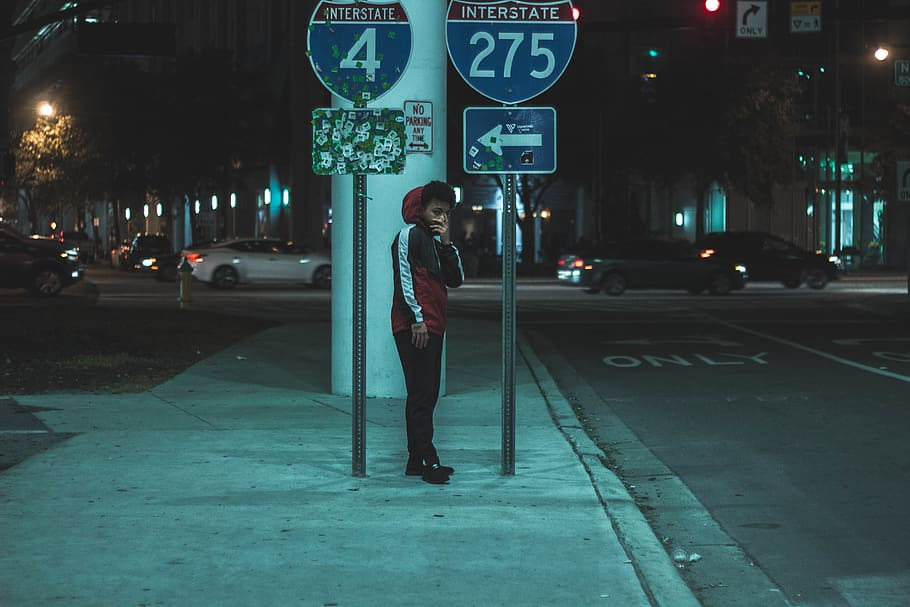
//> input picture rappa.jpg, 910 x 607 px
$ ./travisFilter rappa.jpg   (built with g++ and OpenCV 4)
//> lines starting //> are read from the running program, lines starting //| are printed output that depends on the picture
#include <iostream>
#include <opencv2/opencv.hpp>
#include <experimental/random> // for randint function
//  NOT "using namespace std;" here, to avoid collisions between the beta variable and std::beta in c++17
using std::cout;
using std::endl;
using namespace cv;

//parameters for
#define ALPHA 90 // contrast
#define BETA 60 // brightness
#define GAMMA 100 // gamma-correction
#define ADD_YELLOW_DEPTH 20 // adding yellow tone
#define GRAIN_DEPTH 50 // grain
#define INPUT_PHOTO_PATH "rappa.jpg"
#define OUTPUT_PHOTO_PATH "output.jpg"

namespace travisFilter {
void correction(Mat &img, double alpha_, int beta_,
		double gamma_);

void addYellow(Mat& img, int depth);

void grain (Mat& img, int depth);
}

int main(int argc, char **argv) {
	try {
	using namespace travisFilter;

	if (argc == 1) {
		std::string path = INPUT_PHOTO_PATH;
	} else {
		std::string path = argv[1];
	}

	Mat img_original = imread(INPUT_PHOTO_PATH), img_corrected;
//> img_original is the input picture: 607 rows x 910 cols, CV_8UC3; mean B, G, R 75.6, 74.6, 50.7
	cout << "Filtering " << INPUT_PHOTO_PATH << "\n";

	//resize(img_original, img_original, Size(0, 0), 0.5, 0.5, INTER_LINEAR);
	if (img_original.empty()) {
		cout << "Could not open or find the image!\n" << endl;
		return -1;
	}

	img_corrected = img_original.clone();

//brightness and contrast filter
	travisFilter::correction(img_corrected, ALPHA / 100.0, BETA - 100, GAMMA / 100.0);

//adding random noises
	grain(img_corrected, GRAIN_DEPTH);

// adding some yellow tone
	addYellow(img_corrected, ADD_YELLOW_DEPTH);

// blur
	GaussianBlur( img_corrected, img_corrected, Size( 1, 1 ), 0, 0);

	cout << "Results in " << OUTPUT_PHOTO_PATH << "\n";
	imwrite(OUTPUT_PHOTO_PATH, img_corrected);
	return 0;
	} catch (std::exception stdException) {
		cout << stdException.what() << "\n";
	} catch (cv::Exception cvException) {
		cout << cvException.what() << "\n";
	} catch (...) {
		cout << "unknown error\n";
	}
}

void travisFilter::correction(Mat &img,  double alpha_, int beta_,
		double gamma_) {
//> called with alpha_ = 0.9, beta_ = -40, gamma_ = 1
	Mat res1;
	img.convertTo(res1, -1, alpha_, beta_);
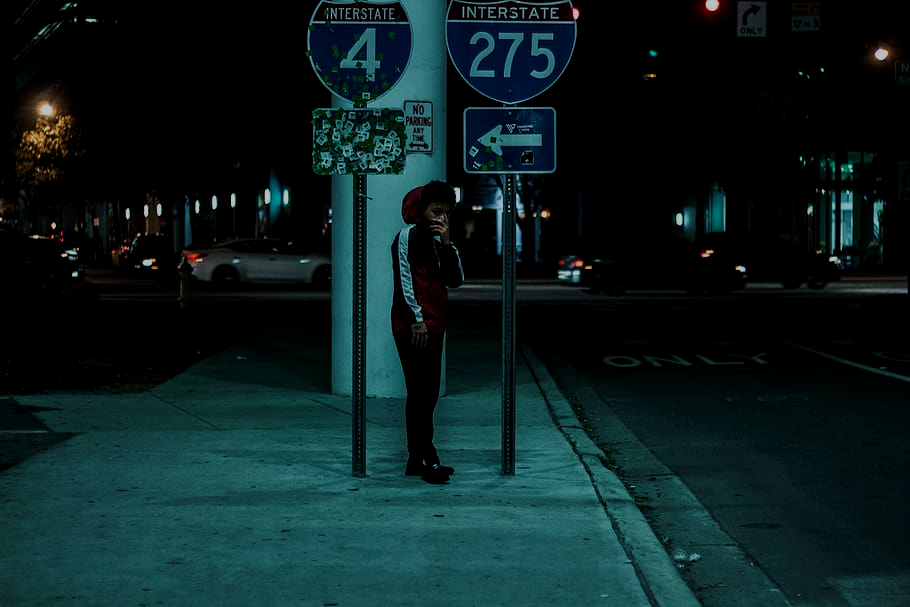
//> res1: 607 rows x 910 cols, CV_8UC3; mean B, G, R 32.4, 31.4, 11.2
	CV_Assert(gamma_ >= 0);
	Mat lookUpTable(1, 256, CV_8U);
	uchar *p = lookUpTable.ptr();
	for (int i = 0; i < 256; ++i)
		p[i] = saturate_cast<uchar>(pow(i / 255.0, gamma_) * 255.0);
	Mat res = img.clone();
	LUT(res1, lookUpTable, res);
	img = res.clone();
}

void travisFilter::grain(Mat& img, int depth) {
//> called with depth = 50

	using namespace std::experimental::fundamentals_v2;

	for (int i = 0; i < img.rows; i++)
			for (int j = 0; j < img.cols; j++) {
				(-depth, depth);
				int a = img.at<Vec3b>(i, j)[0]
						+ randint(-1 * depth,	depth),

					b = img.at<Vec3b>(i, j)[1]
						+ randint(-1 * depth, depth)/2,

					c = img.at<Vec3b>(i, j)[2]
						+ randint(-1 * depth, depth)/1.5;

				if (a < 0) 	a = 0;
				if (b < 0) b = 0;
				if (c < 0) c = 0;
				if (a > UCHAR_MAX) a = UCHAR_MAX;
				if (b > UCHAR_MAX) b = UCHAR_MAX;
				if (c > UCHAR_MAX) c = UCHAR_MAX;

				img.at<Vec3b>(i, j)[0] = a;
				img.at<Vec3b>(i, j)[1] = b;
				img.at<Vec3b>(i, j)[2] = c;
			}
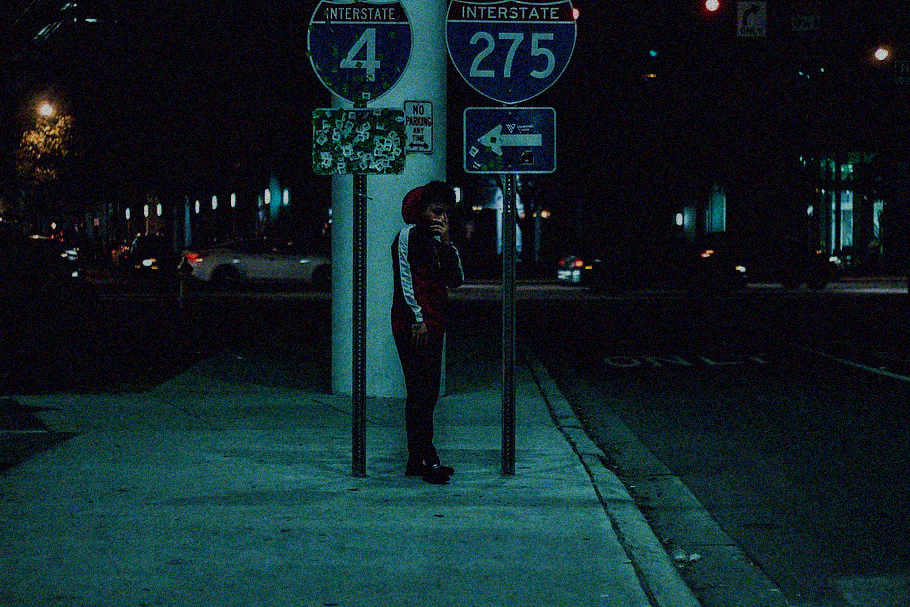
//> img: 607 rows x 910 cols, CV_8UC3; mean B, G, R 39, 34.3, 16.5
}

void travisFilter::addYellow(Mat& img, int depth){
//> called with depth = 20
	for (int i = 0; i < img.rows; i++)
				for (int j = 0; j < img.cols; j++) {
					(-depth, depth);
					int a = img.at<Vec3b>(i, j)[0],
							b = img.at<Vec3b>(i, j)[1],
								c = img.at<Vec3b>(i, j)[2];
					int S = (a + b + c) / 3;
					a -= 5;
					b = b + 0.15*(S + depth);
					c = c + 0.30*S;

					if (a < 0) a = 0;
					if (b < 0) b = 0;
					if (c < 0) c = 0;
					if (a > UCHAR_MAX) a = UCHAR_MAX;
					if (b > UCHAR_MAX) b = UCHAR_MAX;
					if (c > UCHAR_MAX) c = UCHAR_MAX;

					img.at<Vec3b>(i, j)[0] = a;
					img.at<Vec3b>(i, j)[1] = b;
					img.at<Vec3b>(i, j)[2] = c;
				}
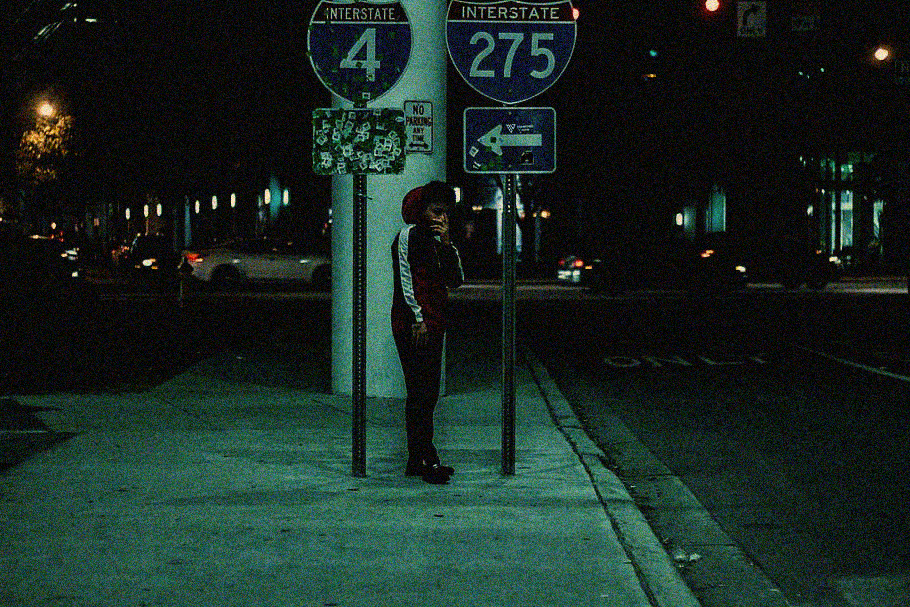
//> img: 607 rows x 910 cols, CV_8UC3; mean B, G, R 35.6, 41.3, 25
//> (the program exits here)
